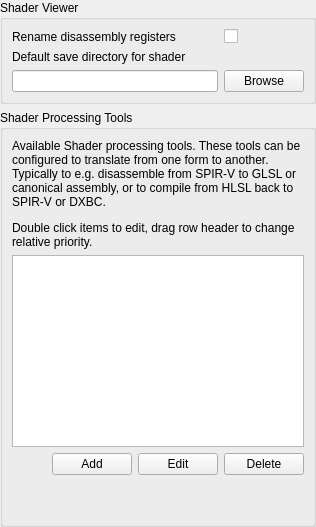
     <widget class="QWidget" name="shaderTab">
      <attribute name="title">
       <string>Shader Viewer</string>
      </attribute>
      <layout class="QVBoxLayout" name="verticalLayout">
       <property name="leftMargin">
        <number>0</number>
       </property>
       <property name="topMargin">
        <number>0</number>
       </property>
       <property name="rightMargin">
        <number>0</number>
       </property>
       <property name="bottomMargin">
        <number>0</number>
       </property>
       <item>
        <widget class="QGroupBox" name="groupBox_4">
         <property name="sizePolicy">
          <sizepolicy hsizetype="Preferred" vsizetype="Preferred">
           <horstretch>0</horstretch>
           <verstretch>0</verstretch>
          </sizepolicy>
         </property>
         <property name="title">
          <string>Shader Viewer</string>
         </property>
         <layout class="QGridLayout" name="gridLayout_6">
          <item row="0" column="0">
           <widget class="QLabel" name="label_14">
            <property name="sizePolicy">
             <sizepolicy hsizetype="Expanding" vsizetype="Preferred">
              <horstretch>0</horstretch>
              <verstretch>0</verstretch>
             </sizepolicy>
            </property>
            <property name="toolTip">
             <string>In disassembly view, rename constant registers to their names from shader reflection data</string>
            </property>
            <property name="text">
             <string>Rename disassembly registers</string>
            </property>
           </widget>
          </item>
          <item row="0" column="1">
           <widget class="QCheckBox" name="ShaderViewer_FriendlyNaming">
            <property name="minimumSize">
             <size>
              <width>50</width>
              <height>0</height>
             </size>
            </property>
            <property name="toolTip">
             <string>In disassembly view, rename constant registers to their names from shader reflection data</string>
            </property>
            <property name="text">
             <string/>
            </property>
           </widget>
          </item>

          
          <item row="1" column="0">
                     <widget class="QLabel" name="label_6_1">
                      <property name="toolTip">
                       <string>Changes the default directory for the save dialog when saving shader files.
          
          Defaults to blank, which follows system default behaviour.</string>
                      </property>
                      <property name="text">
                       <string>Default save directory for shader</string>
                      </property>
                     </widget>
                    </item>
                    <item row="2" column="0">
                     <widget class="QLineEdit" name="saveShaderDirectory">
                      <property name="toolTip">
                       <string>Changes the default directory for the save dialog when saving shader files.
          
          Defaults to blank, which follows system default behaviour.</string>
                      </property>
                     </widget>
                    </item>
                    <item row="2" column="1">
                     <widget class="QPushButton" name="browseSaveShaderDirectory">
                      <property name="toolTip">
                       <string>Changes the default directory for the save dialog when saving shader files.
          
          Defaults to blank, which follows system default behaviour.</string>
                      </property>
                      <property name="text">
                       <string>Browse</string>
                      </property>
                     </widget>
                    </item>
          


         </layout>
        </widget>
       </item>
       <item>
        <widget class="QGroupBox" name="groupBox_5">
         <property name="sizePolicy">
          <sizepolicy hsizetype="Preferred" vsizetype="MinimumExpanding">
           <horstretch>0</horstretch>
           <verstretch>0</verstretch>
          </sizepolicy>
         </property>
         <property name="title">
          <string>Shader Processing Tools</string>
         </property>
         <layout class="QGridLayout" name="gridLayout_4">
          <item row="0" column="0" colspan="2">
           <widget class="QLabel" name="label_16">
            <property name="text">
             <string>&lt;html&gt;&lt;head/&gt;&lt;body&gt;&lt;p&gt;Available Shader processing tools. These tools can be configured to translate from one form to another. Typically to e.g. disassemble from SPIR-V to GLSL or canonical assembly, or to compile from HLSL back to SPIR-V or DXBC.&lt;/p&gt;&lt;p&gt;Double click items to edit, drag row header to change relative priority.&lt;/p&gt;&lt;/body&gt;&lt;/html&gt;</string>
            </property>
            <property name="wordWrap">
             <bool>true</bool>
            </property>
           </widget>
          </item>
          <item row="1" column="0" colspan="2">
           <widget class="RDTableWidget" name="shaderTools">
            <property name="editTriggers">
             <set>QAbstractItemView::NoEditTriggers</set>
            </property>
            <property name="alternatingRowColors">
             <bool>true</bool>
            </property>
            <property name="selectionMode">
             <enum>QAbstractItemView::SingleSelection</enum>
            </property>
            <property name="selectionBehavior">
             <enum>QAbstractItemView::SelectRows</enum>
            </property>
            <property name="textElideMode">
             <enum>Qt::ElideMiddle</enum>
            </property>
            <property name="cornerButtonEnabled">
             <bool>false</bool>
            </property>
            <attribute name="horizontalHeaderHighlightSections">
             <bool>false</bool>
            </attribute>
            <attribute name="verticalHeaderHighlightSections">
             <bool>false</bool>
            </attribute>
           </widget>
          </item>
          <item row="2" column="0" colspan="2">
           <layout class="QHBoxLayout" name="horizontalLayout_6">
            <item>
             <spacer name="horizontalSpacer">
              <property name="orientation">
               <enum>Qt::Horizontal</enum>
              </property>
              <property name="sizeHint" stdset="0">
               <size>
                <width>40</width>
                <height>20</height>
               </size>
              </property>
             </spacer>
            </item>
            <item>
             <widget class="QPushButton" name="addShaderTool">
              <property name="text">
               <string>Add</string>
              </property>
             </widget>
            </item>
            <item>
             <widget class="QPushButton" name="editShaderTool">
              <property name="text">
               <string>Edit</string>
              </property>
             </widget>
            </item>
            <item>
             <widget class="QPushButton" name="deleteShaderTool">
              <property name="text">
               <string>Delete</string>
              </property>
             </widget>
            </item>
           </layout>
          </item>
          <item row="3" column="0" colspan="2">
           <spacer name="verticalSpacer_4">
            <property name="orientation">
             <enum>Qt::Vertical</enum>
            </property>
            <property name="sizeHint" stdset="0">
             <size>
              <width>20</width>
              <height>40</height>
             </size>
            </property>
           </spacer>
          </item>
         </layout>
        </widget>
       </item>
      </layout>
     </widget>
